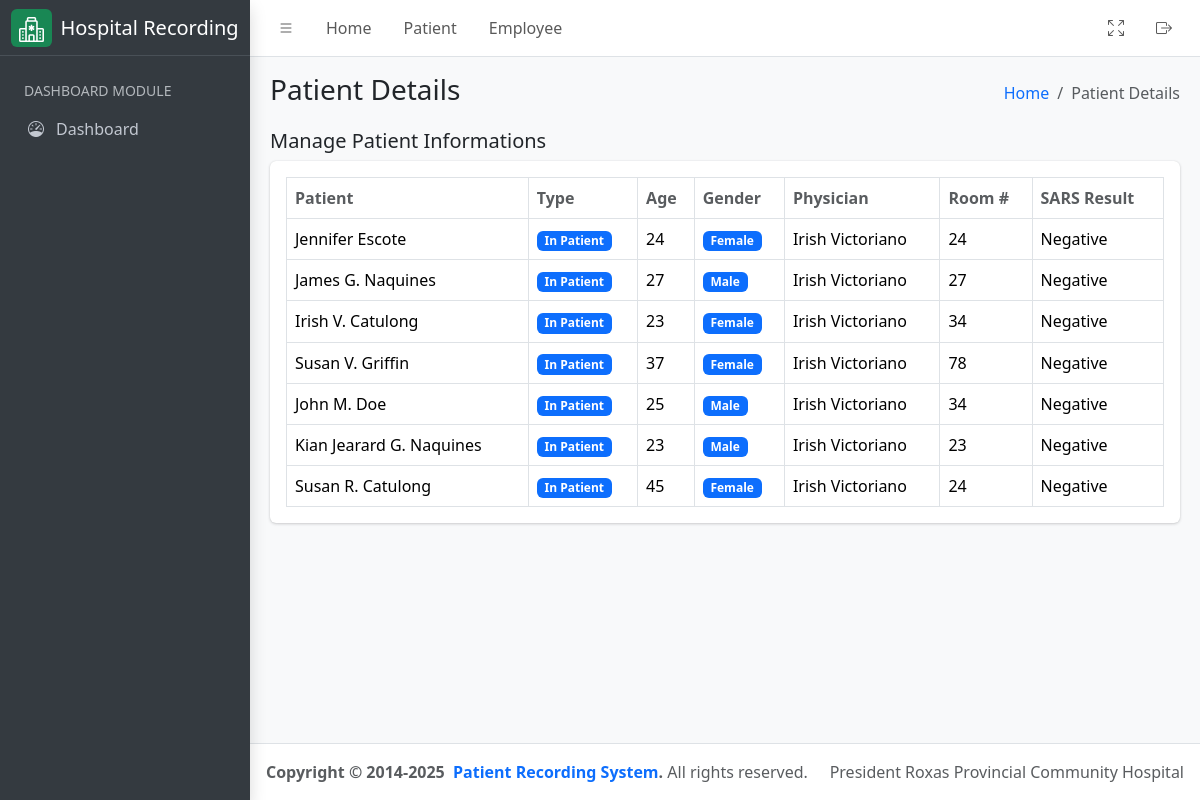
The page /patient/ on the database its author committed.
### hospital_app/models.py (models this page shows, shortened)
class Patient(models.Model):
    firstname = models.CharField(max_length=255)
    middlename = models.CharField(max_length=255, null=False, blank=True)
    lastname = models.CharField(max_length=255)
    age = models.PositiveIntegerField()
    sex = models.CharField(
        max_length=10, choices=(("Male", "Male"), ("Female", "Female"))
    )
    physician = models.ForeignKey(
        User,
        related_name="physician",
        limit_choices_to={"groups__name": "Physician"},
        on_delete=models.CASCADE,
    )
    room_number = models.PositiveIntegerField()
    sample_type = models.CharField(max_length=255)
    time_of_collection = models.TimeField()
    date_of_collection = models.DateField()
    sars_result = models.CharField(max_length=255)
    date = models.DateField(auto_now_add=True)
    assigned_pathologist = models.ForeignKey(
        User,
        related_name="patient_pathologist",
        on_delete=models.CASCADE,
        null=True,
        blank=True,
        limit_choices_to={"groups__name": "Pathologist"},
    )
    assigned_technologist = models.ForeignKey(
        User,
        related_name="patient_technologist",
        on_delete=models.CASCADE,
        null=True,
        blank=True,
        limit_choices_to={"groups__name": "Medical Technologist"},
    )
    patient_type = models.CharField(
        max_length=100,
        default="In Patient",
        choices=(
            ("In Patient", "In Patient"),
            ("Out Patient", "Out Patient"),
        ),
    )
    def get_full_name(self):
        return f"{self.firstname}  { self.middlename[0] + '.' if self.middlename else ''} {self.lastname}"
    class Meta:
        ordering = ('time_of_collection',)

### hospital_app/views.py (the view)
# urls.py: path('patient/', PatientListView.as_view(), name="patient_list"),
class PatientListView(ListView):
    template_name = "patient.html"
    queryset = Patient.objects.all().order_by("-date")
    context_object_name = "patients"
    def get_context_data(self, **kwargs):
        context = super().get_context_data(**kwargs)
        context["detail_header"] = "Patient Details List"
        context["humberger_header"] = "Patient Details"
        return context

### hospital_app/templatetags/group.py (called while the page is built)
@register.filter
def has_group(user, group_name):
    return user.groups.filter(name=group_name).exists()

### hospital_app/templates/patient.html (shortened to what this page needs)
{% extends './includes/base.html' %}
{% load group %}
{% block content %}
<div class="container-fluid">
    <div class="row">
        <div class="col-md-12">
            <div class="d-flex justify-content-between align-items-center">
                <h5>Manage Patient Informations</h5>
            </div>
            <div class="card mb-4">
                <div class="card-body">
                    <table id="datatable" class="table table-bordered table-hover">
                        <thead>
                            <tr>
                                <th class="text-muted">Patient</th>
                                <th class="text-muted">Type</th>
                                <th class="text-muted">Age</th>
                                <th class="text-muted">Gender</th>
                                <th class="text-muted">Physician</th>
                                <th class="text-muted">Room #</th>
                                <th class="text-muted">SARS Result</th>
                            </tr>
                        </thead>
                        <tbody>
                            {% for result in patients %}
                            <tr>
                                <td>{{ result.get_full_name }}</td>
                                <td>
                                    <span class="badge bg-primary">{{ result.patient_type }}</span>
                                </td>
                                <td>{{ result.age }}</td>
                                <td>
                                    <span class="badge bg-primary">{{ result.sex }}</span>
                                </td>
                                <td>{{ result.physician.get_full_name }}</td>
                                <td>{{ result.room_number }}</td>
                                <td>{{ result.sars_result }}</td>
                            </tr>
                            {% endfor %}
                        </tbody>
                    </table>
                </div>
            </div>
        </div>
    </div>
</div>
{% endblock %}

### rows shown on the page
Patient: get_full_name "Jennifer Escote", patient_type "In Patient", age "24", sex "Female", physician.get_full_name "Irish Victoriano", room_number "24", sars_result "Negative"
Patient: get_full_name "James G. Naquines", patient_type "In Patient", age "27", sex "Male", physician.get_full_name "Irish Victoriano", room_number "27", sars_result "Negative"
Patient: get_full_name "Irish V. Catulong", patient_type "In Patient", age "23", sex "Female", physician.get_full_name "Irish Victoriano", room_number "34", sars_result "Negative"
Patient: get_full_name "Susan V. Griffin", patient_type "In Patient", age "37", sex "Female", physician.get_full_name "Irish Victoriano", room_number "78", sars_result "Negative"
Patient: get_full_name "John M. Doe", patient_type "In Patient", age "25", sex "Male", physician.get_full_name "Irish Victoriano", room_number "34", sars_result "Negative"
Patient: get_full_name "Kian Jearard G. Naquines", patient_type "In Patient", age "23", sex "Male", physician.get_full_name "Irish Victoriano", room_number "23", sars_result "Negative"
Patient: get_full_name "Susan R. Catulong", patient_type "In Patient", age "45", sex "Female", physician.get_full_name "Irish Victoriano", room_number "24", sars_result "Negative"

### other values the page prints
{{ humberger_header }} "Patient Details"
